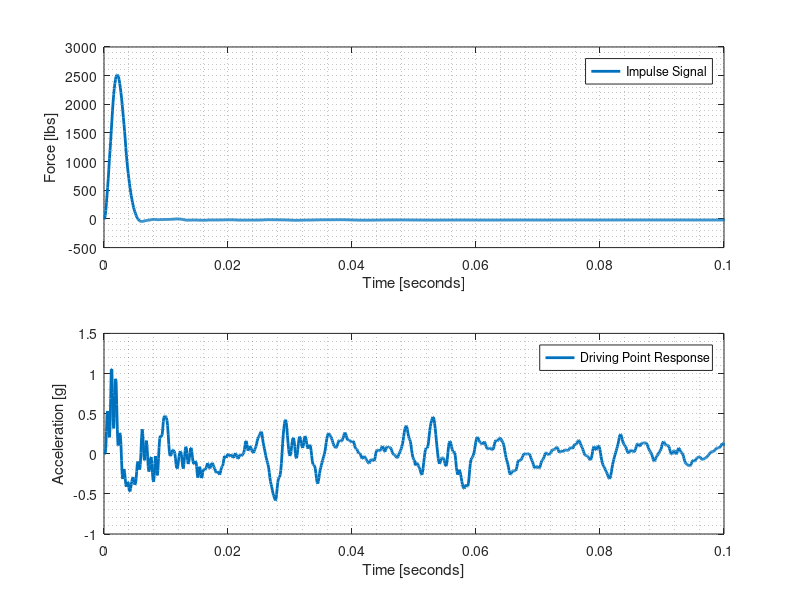
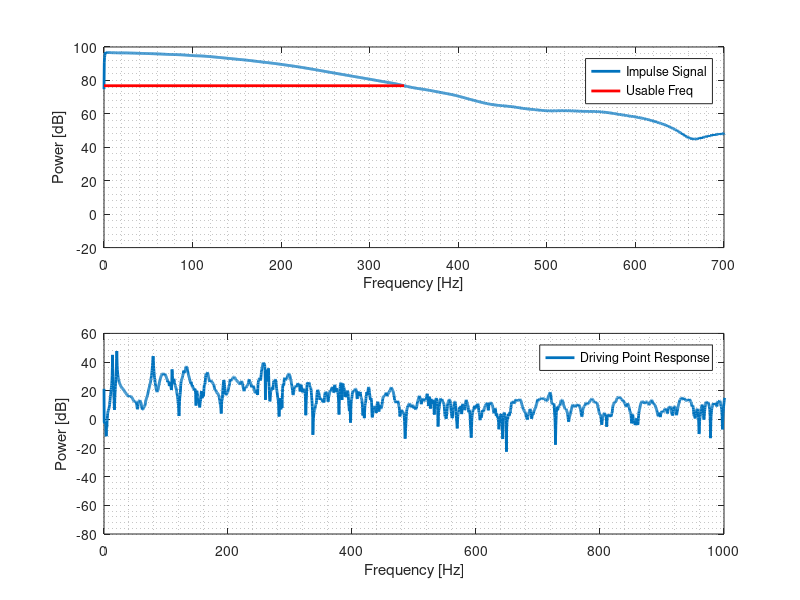

These charts were generated, in order, by the following MATLAB code:
%% impulse signal processing example 1
%
% example loads an impulse (force) and driving point (acceleration) record
% from a tab deliminated text file. time and frequency information are
% found (and plotted) along with the usable frequency content of the 
% impulse signal.
% 
% note: 
% * data is from rutgers instrumented sledge. impact was located mid span 
% on the exterior girder of the rutgers demo slab. driving point was 
% measured.
% 
% jdv 07222016


%% load data 
%  note
%       chan1 - force signal
%       chan2 - driving point accel

% load from file
data = dlmread('impulse.txt');

% scale force channel
data(:,1) = data(:,1)*1000;

% channel labels
chan = {'Impulse Signal'; 'Driving Point Response'};


%% temporal info
fs = 10240;                     % sampling frequency [hz]
dt = 1/fs;                      % time step/resolution
t = 0:dt:length(data)*dt-dt;    % form time vector


%% plot to view records time records

xbnds = [0 .1]; % time range to plot [seconds]

figure
% plot impulse signal
    subplot(2,1,1)
    plot(t, data(:,1))
    xlim(xbnds);
    xlabel('Time [seconds]')
    ylabel('Force [lbs]')
    legend(chan(1))
    grid minor
% format line size
    lh = findobj(gca,'Type','line'); % find all line handles
    set(lh,'LineWidth',2);           % increase line widths

% plot driving point free-decay
    subplot(2,1,2)
    plot(t, data(:,2))
    xlim(xbnds);
    xlabel('Time [seconds]')
    ylabel('Acceleration [g]')
    legend(chan(2))
    grid minor
% format line size
    lh = findobj(gca,'Type','line'); % find all line handles
    set(lh,'LineWidth',2);           % increase line widths


%% frequency info
nfft = 2^nextpow2(length(data)); % default to 2^n nfft lines - this zero pads a little
ns = nfft/2;                     % number of freq samples
fn = fs/2;                       % nuquist freq
f = fn*linspace(0,1,ns);         % single (positive) frequency vector [hz]


%% get single sided fft
dataFreq = fft(data,nfft);      % get double sided fft
dataFreq = dataFreq(1:ns,:);    % index left side 


%% get power/freq
dataFreqDB = mag2db(abs(dataFreq));


%% get usable frequency content of impulse
% usable freq content is generally taken to be 20 dB roll-off (i.e. the 
% frequency at 20dB less than the max dB)

% find max of freq logmag 
% note: don't need true scaling
[Y,I] = max(dataFreqDB(:,1));

% find 20dB roll-off amplitude
dropAmp = Y - 20;

% find index when amplitude drops below roll-off amplitude
% note: 
% * need to index to the right side of max freq location to guarentee its
% found
% * we'll then add in the missing indices to the left of the max freq
% location to be consistent
freqDropInd = find(dataFreqDB(I:end,1)<dropAmp,1,'first');
freqDropInd = freqDropInd + I;

% index freq vector to find usable frequency content
freqUsableContent = f(freqDropInd); % hz


%% plot fft log magnitude

xbnds = [0 700]; % frequency range to plot

figure
% plot impulse signal - absolute value and display in decibels 
    subplot(2,1,1)
    plot(f,dataFreqDB(:,1))
% insert line
    hold on
    % get x and y line values
    xx = [f(1) f(freqDropInd)];                                
    yy = [dataFreqDB(freqDropInd,1) dataFreqDB(freqDropInd,1)]; 
    % draw line
    lh = line(xx,yy);
    set(lh,'Color','r');
    hold off
% format
    xlim(xbnds)
    xlabel('Frequency [Hz]')
    ylabel('Power [dB]')
    lineLabel = {'Usable Freq'};
    legend([chan(1); lineLabel])
    grid minor
% format line size
    lh = findobj(gca,'Type','line'); % find all line handles
    set(lh,'LineWidth',2);           % increase line widths

% plot driving point free-decay - absolute value and display in decibels 
    subplot(2,1,2)
    plot(f,dataFreqDB(:,2))
% format
    xlim([0 1000])
    xlabel('Frequency [Hz]')
    ylabel('Power [dB]')
    legend(chan(2))
    grid minor
% format line size
    lh = findobj(gca,'Type','line'); % find all line handles
    set(lh,'LineWidth',2);           % increase line widths


